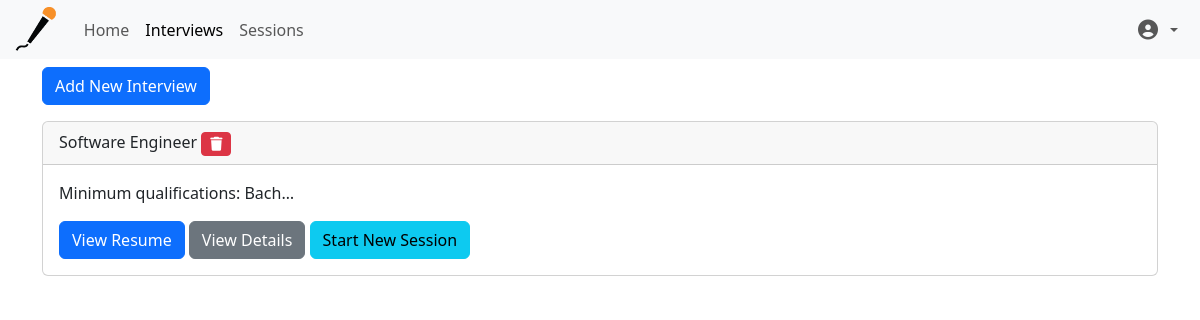
The page /interviews/ (signed in) on the database its author committed.
### core/models.py (models this page shows, shortened)
class Interview(models.Model):
    user = models.ForeignKey(User, on_delete=models.CASCADE, related_name='interviews')
    job_title = models.CharField(max_length=255, blank=False, null=False)
    company_name = models.CharField(max_length=255, blank=False, null=False)
    job_description = models.TextField(blank=True, null=True)
    resume = models.FileField(upload_to='resumes/')
    resume_text = models.CharField(max_length=10000, blank=True, null=True)
    created_at = models.DateTimeField(auto_now=True)
    updated_at = models.DateTimeField(auto_now=True)
    def get_new_session_url(self):
        return reverse('core:session_create_for_interview', kwargs={'interview_pk': self.pk})

### core/views.py (the view)
# urls.py: path('interviews/', InterviewListView.as_view(), name='interview_list'),
class InterviewListView(LoginRequiredMixin, generic.ListView):
    model = Interview
    template_name = 'core/interview_list.html'
    context_object_name = 'interviews'

### core/templates/core/interview_list.html (shortened to what this page needs)
{% extends 'core/base_generic.html' %}
{% block body %}
  <div class="container">
    <div class="mb-3">
      <a href="{% url 'core:interview_create' %}" class="btn btn-primary">Add New Interview</a>
    </div>
    {% if interviews %}
      {% for interview in interviews %}
        <div class="card mb-3 interview-card">
          <div class="card-header">
            {{ interview.job_title }}
            <a href="{% url 'core:interview_delete' pk=interview.pk %}" class="btn btn-danger btn-sm float-right">
              <i class="fas fa-trash"></i>
            </a>
          </div>
          <div class="card-body">
            <p class="card-text">{{ interview.job_description|truncatechars:30 }}</p>
            <a href="{{ interview.resume.url }}" class="btn btn-primary">View Resume</a>
            <a href="{% url 'core:interview_detail' pk=interview.pk %}" class="btn btn-secondary">View Details</a>
            <a href="{{ interview.get_new_session_url }}" class="btn btn-info">Start New Session</a>
          </div>
        </div>
      {% endfor %}
    {% endif %}
  </div>
{% endblock %}

### core/templates/core/interview_list.html (style rules this page uses)
.interview-card { transition: transform 0.3s; }
.btn-danger { transition: background-color 0.3s, border-color 0.3s; }

### rows shown on the page
Interview: job_title "Software Engineer", job_description "Minimum qualifications: Bach…"
